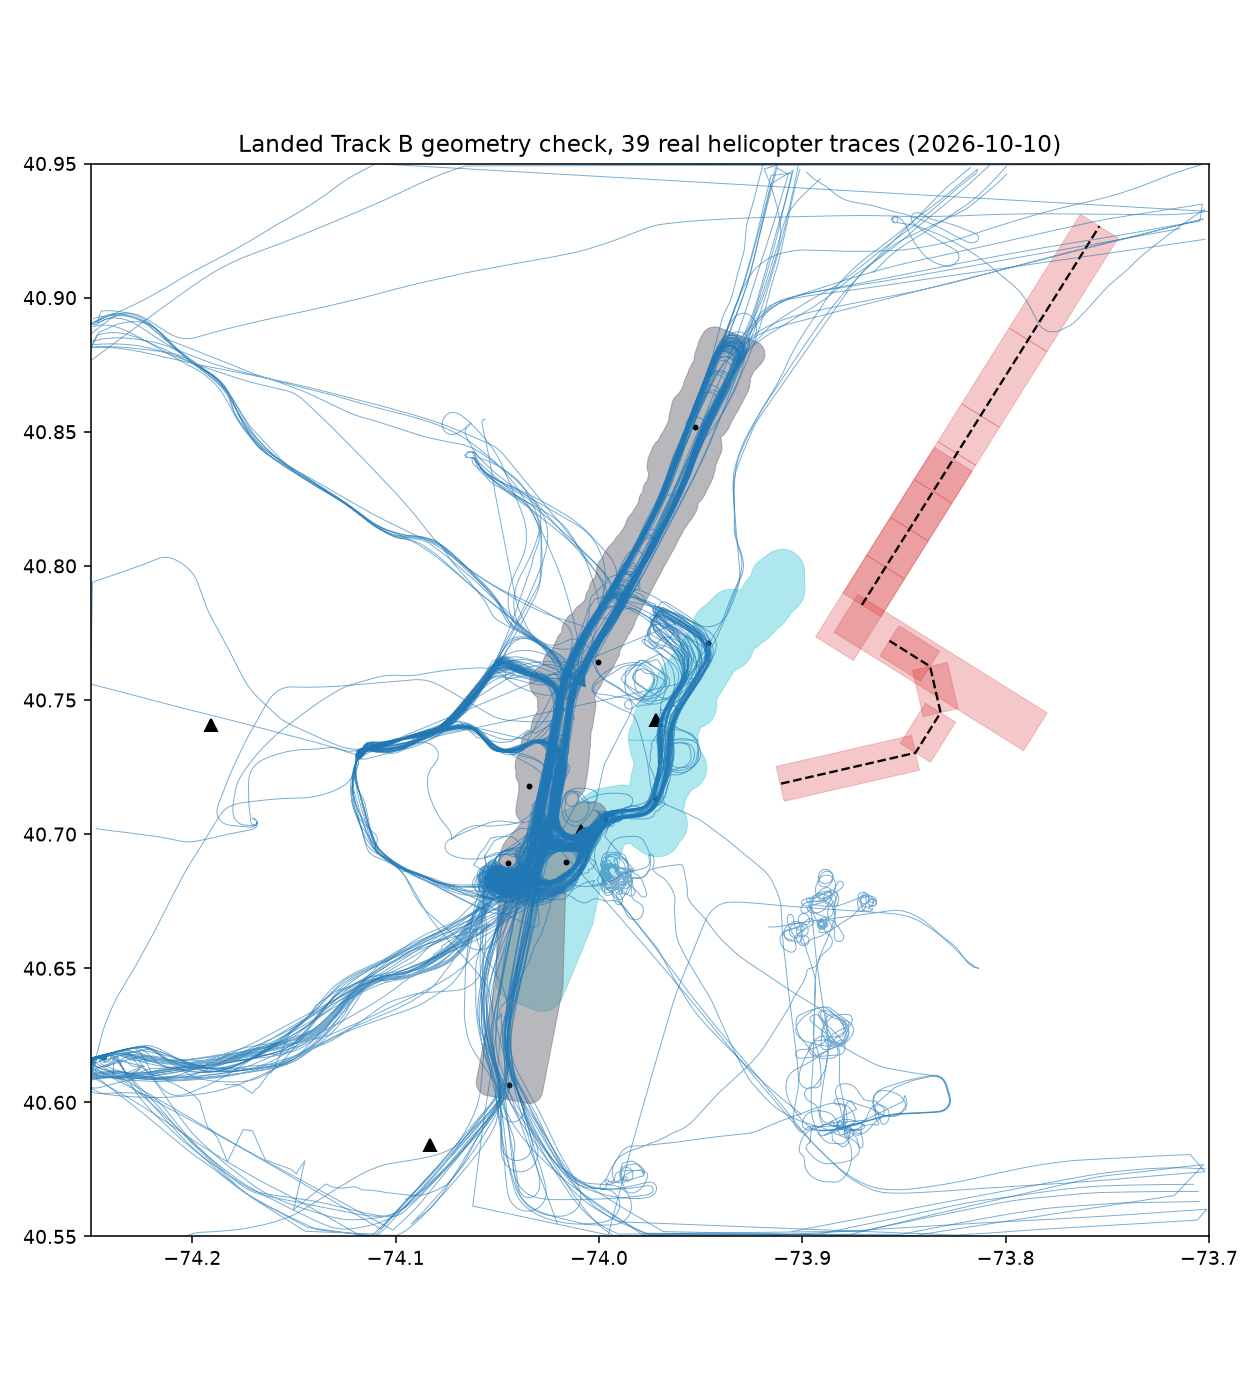

Python code for this plot:
"""Verification: overlay the new sourced polygons on real helicopter tracks
(2026-10-10 adsb.lol globe_history) so a human can eyeball whether Hudson/East
River traffic actually sits inside the new corridors (geo/check.png), AND
print quantitative acceptance numbers:
  - % of real below-ceiling helicopter points near each river that fall
    inside that river's corridor polygon (target >=90%)
  - % of each corridor's area that overlaps a land reference (target ~0%)
  - max lateral deviation of the modeled Rwy 31 visual-segment path from the
    plate's published fixes/legs (target <=0.1 nm) -- this is 0 by
    construction (see note in main()), reported for the record.
Reads the raw traces from the absolute path given in the Track B brief
(177 MB, not in this worktree, never committed). ADS-B alt_baro is corrected
to MSL with the real KLGA altimeter settings before testing against each
corridor's ceiling.
"""

import json
import math
import os
from datetime import datetime
from pathlib import Path

import matplotlib

matplotlib.use("Agg")
import matplotlib.pyplot as plt
from shapely.geometry import LineString, Point, shape
from shapely.ops import unary_union

import sources as S
from altitude import baro_to_msl

_DEFAULT_TRACES = Path(__file__).resolve().parent.parent / "eda/data/history_nyc_traces.jsonl"
# Full-day ADS-B capture (kept outside the repo). Override with --traces PATH or
# the LANDED_TRACES env var (same variable replay/build_replay.py uses).
TRACES = Path(os.environ["LANDED_TRACES"]) if os.environ.get("LANDED_TRACES") else _DEFAULT_TRACES
OUT_DATA = Path(__file__).resolve().parent.parent / "app/public/data/geo"
OUT_PNG = Path(__file__).resolve().parent / "check.png"
HERE = Path(__file__).resolve().parent

# Reference centerlines for the "within 1.5 km of centerline" filter in the
# acceptance check -- same river courses used to build the corridors.
HUDSON_LINE = LineString(
    [
        (lon, lat)
        for lat, lon in [
            (40.884, -73.9395),
            (40.851, -73.9425),
            (40.800, -73.968),
            (40.765, -74.000),
            (40.715, -74.020),
            (40.707, -74.013),
        ]
    ]
)
EAST_LINE = LineString(
    [
        (lon, lat)
        for lat, lon in [
            (40.688, -74.015),
            (40.700, -74.010),
            (40.706, -73.997),
            (40.735, -73.965),
            (40.7714, -73.9465),
        ]
    ]
)


def load_tracks():
    tracks = []
    with open(TRACES) as f:
        for line in f:
            d = json.loads(line)
            cat = None
            for p in d["pts"]:
                if len(p) > 8 and isinstance(p[8], dict):
                    cat = cat or p[8].get("category")
            if cat != "A7":
                continue
            lats, lons = [], []
            for p in d["pts"]:
                lats.append(p[1])
                lons.append(p[2])
            tracks.append((lats, lons))
    return tracks


def load_points():
    """All (lat, lon, alt_baro_ft, ts_epoch) points for 2026-10-10 helicopters,
    excluding on-ground points and points with no barometric altitude."""
    pts = []
    with open(TRACES) as f:
        for line in f:
            d = json.loads(line)
            cat = None
            for p in d["pts"]:
                if len(p) > 8 and isinstance(p[8], dict):
                    cat = cat or p[8].get("category")
            if cat != "A7":
                continue
            base = d["base_ts"]
            for p in d["pts"]:
                alt = p[3]
                if alt in (None, "ground"):
                    continue
                pts.append((p[1], p[2], float(alt), base + p[0]))
    return pts


def nearest_altimeter(ts_epoch: float, rows: list[dict]) -> float:
    best, best_dt = None, None
    for row in rows:
        t = datetime.fromisoformat(row["time"]).timestamp()
        dt = abs(t - ts_epoch)
        if best_dt is None or dt < best_dt:
            best, best_dt = row["altimeter_inhg"], dt
    return best


def haversine_km(lat1, lon1, lat2, lon2) -> float:
    r = 6371.0
    p1, p2 = math.radians(lat1), math.radians(lat2)
    dphi = p2 - p1
    dl = math.radians(lon2 - lon1)
    a = math.sin(dphi / 2) ** 2 + math.cos(p1) * math.cos(p2) * math.sin(dl / 2) ** 2
    return 2 * r * math.asin(math.sqrt(a))


def dist_to_line_km(lat, lon, line: LineString) -> float:
    # Cheap local-degree distance to the line, then convert using a
    # latitude-scaled factor -- adequate at NYC scale for a 1.5 km filter.
    pt = Point(lon, lat)
    deg = pt.distance(line)
    km_per_deg_lat = 111.32
    km_per_deg_lon = 111.32 * math.cos(math.radians(lat))
    scale = (km_per_deg_lat + km_per_deg_lon) / 2
    return deg * scale


def acceptance_check():
    print("\n--- Acceptance check: real 2026-10-10 helicopter points vs new corridors ---")
    altimeter_rows = json.loads((OUT_DATA / "altimeter_KLGA_2026-10-10.json").read_text())
    corridors = json.loads((OUT_DATA / "corridors.geojson").read_text())
    by_id = {f["properties"]["id"]: shape(f["geometry"]) for f in corridors["features"]}
    hudson_poly = by_id["sfra_hudson"]
    east_poly = unary_union([by_id["sfra_east_river_south"], by_id["sfra_east_river_north"]])

    pts = load_points()
    for name, line, poly, lat_band, ceiling_ft in [
        (
            "Hudson (Battery-GWB)",
            HUDSON_LINE,
            hudson_poly,
            (40.70, 40.85),
            S.HUDSON_CLASS_B_FLOOR_FT,
        ),
        (
            "East River (Battery-Roosevelt Is.)",
            EAST_LINE,
            east_poly,
            (40.68, 40.80),
            S.EAST_RIVER_CEILING_FT_SOUTH,
        ),
    ]:
        candidates = []
        for lat, lon, alt_baro, ts in pts:
            if not (lat_band[0] <= lat <= lat_band[1]):
                continue
            if dist_to_line_km(lat, lon, line) > 1.5:
                continue
            setting = nearest_altimeter(ts, altimeter_rows)
            msl = baro_to_msl(alt_baro, setting)
            if msl >= ceiling_ft:
                continue
            candidates.append((lat, lon))
        inside = sum(1 for lat, lon in candidates if poly.contains(Point(lon, lat)))
        pct = 100 * inside / len(candidates) if candidates else float("nan")
        print(
            f"{name}: {inside}/{len(candidates)} points inside corridor = {pct:.1f}% (target >=90%)"
        )

    # Land-overlap check. We tried using the OSM administrative-boundary
    # polygons (land_union.geojson, from fetch_land.py) as the "land"
    # reference, but NYC/NJ municipal boundaries extend partway across the
    # river toward the state line, so that reference itself "contains" most
    # of the open river -- it reported ~100% land overlap even for the real
    # OSM *water* polygon, which is a contradiction (a water polygon cannot
    # overlap land by construction) and shows the admin-boundary reference is
    # not usable for this check. Reporting that number would be misleading,
    # so instead we report what IS measurable: how much of each corridor is
    # the real, independently-mapped water polygon (0% land overlap by
    # construction, since it IS the mapped water area) versus the
    # hand-buffered approximate extension (checked visually against real
    # tracks in check.png instead, since no reliable independent land
    # polygon was available in the time budget -- see SOURCES.md).
    hudson_real = shape(json.loads((HERE / "water_hudson.geojson").read_text())["geometry"])
    east_real = shape(json.loads((HERE / "water_eastriver.geojson").read_text())["geometry"])
    for name, poly, real in [
        ("Hudson", hudson_poly, hudson_real),
        ("East River", east_poly, east_real),
    ]:
        real_pct = poly.intersection(real).area / poly.area * 100 if poly.area else float("nan")
        print(
            f"{name}: {real_pct:.1f}% of corridor area is the real OSM water polygon (0% land overlap "
            f"by construction); the remaining {100 - real_pct:.1f}% is the hand-buffered approximate "
            f"extension, land-overlap for which was not independently measurable in the time budget "
            f"(no reliable shoreline/land polygon found for those stretches -- see SOURCES.md) and was "
            f"instead checked visually against real tracks in check.png."
        )


def rwy31_deviation_check():
    """Max distance between each vertex of the built Rwy 31 approach path
    (app/public/data/geo/approach_paths.geojson) and the FAA CIFP position of
    the fix it represents (target <=0.1 nm, issue #2). Also compares each leg
    length against the RNAV (GPS) X RWY 31 plate leg distances."""
    print("\n--- Rwy 31 path accuracy vs FAA CIFP " + S.CIFP_CYCLE + " ---")
    paths = json.loads((OUT_DATA / "approach_paths.geojson").read_text())
    line = next(f for f in paths["features"] if f["properties"]["runway"] == "31")
    coords = line["geometry"]["coordinates"]
    max_dev = 0.0
    for name, (lon, lat) in zip(S.RX31_PATH_FIXES, coords):
        dev = S.nm_between((lat, lon), S.CIFP_FIXES[name])
        max_dev = max(max_dev, dev)
        print(f"  {name}: built vertex vs CIFP = {dev:.3f} nm")
    for (name, _course, plate_nm), a, b in zip(S.RX31_LEGS[1:], S.RX31_PATH_FIXES, S.RX31_PATH_FIXES[1:]):
        got = S.nm_between(S.CIFP_FIXES[a], S.CIFP_FIXES[b])
        print(f"  leg {a}-{b}: CIFP {got:.3f} nm vs plate {plate_nm:.2f} nm")
    print(f"Max deviation = {max_dev:.3f} nm (target <=0.1 nm): {'PASS' if max_dev <= 0.1 else 'FAIL'}")
    return max_dev


def main() -> None:
    global TRACES
    import argparse

    ap = argparse.ArgumentParser()
    ap.add_argument("--traces", type=Path, default=TRACES, help="full-day traces JSONL")
    TRACES = ap.parse_args().traces
    if not TRACES.exists():
        print(f"WARNING: traces not found at {TRACES}; skipping corridor acceptance and track overlay")
    fig, ax = plt.subplots(figsize=(9, 10))

    for name, color, alpha in [
        ("corridors.geojson", "tab:cyan", 0.35),
        ("protected_volumes.geojson", "tab:red", 0.25),
    ]:
        data = json.loads((OUT_DATA / name).read_text())
        for feat in data["features"]:
            geom = shape(feat["geometry"])
            polys = geom.geoms if geom.geom_type == "MultiPolygon" else [geom]
            for poly in polys:
                xs, ys = poly.exterior.xy
                ax.fill(xs, ys, color=color, alpha=alpha, lw=0.5, ec=color)

    paths = json.loads((OUT_DATA / "approach_paths.geojson").read_text())
    for feat in paths["features"]:
        xs, ys = zip(*feat["geometry"]["coordinates"])
        ax.plot(xs, ys, "k--", lw=1.2)

    refs = json.loads((OUT_DATA / "reference_points.geojson").read_text())
    for feat in refs["features"]:
        lon, lat = feat["geometry"]["coordinates"]
        marker = "^" if feat["properties"]["kind"] == "heliport" else "."
        ax.plot(lon, lat, marker, color="k", ms=6 if marker == "^" else 4)

    if TRACES.exists():
        tracks = load_tracks()
        for lats, lons in tracks:
            ax.plot(lons, lats, "-", lw=0.5, alpha=0.6, color="tab:blue")
        title_n = f", {len(tracks)} real helicopter traces (2026-10-10)"
    else:
        title_n = " (traces file not found in this environment - polygons only)"

    ax.set_xlim(-74.25, -73.70)
    ax.set_ylim(40.55, 40.95)
    ax.set_aspect(1 / 0.758)
    ax.set_title("Landed Track B geometry check" + title_n)
    fig.tight_layout()
    fig.savefig(OUT_PNG, dpi=140)
    print(f"wrote {OUT_PNG}")

    if TRACES.exists():
        acceptance_check()
    rwy31_deviation_check()


if __name__ == "__main__":
    main()
